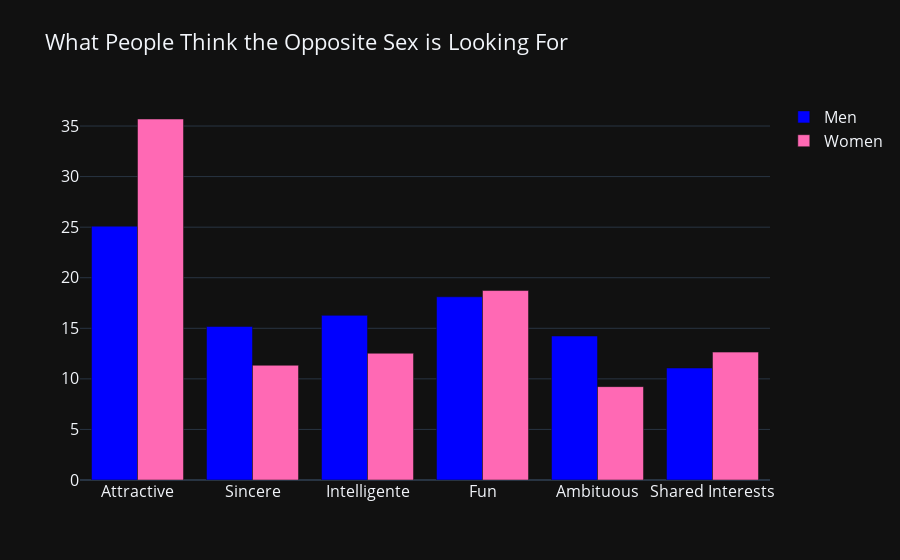
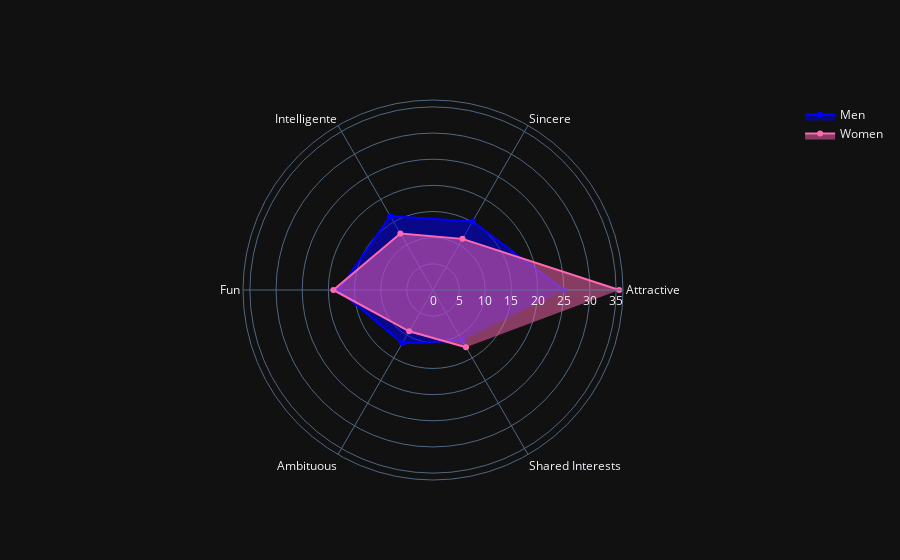

Write notebook code for charts like these, in order.
### Markdown cell above
Let's  see now what People Think the Opposite Sex is Looking For

### Code cell
# Visualisation
attributes_gender2_1 = data[["gender","attr2_1", "sinc2_1","intel2_1","fun2_1","amb2_1","shar2_1"]].groupby("gender").mean()
cols = ["Attractive","Sincere","Intelligente","Fun","Ambituous","Shared Interests"]
attributes_gender2_1.columns = cols


men2_1 = go.Bar(
    y=list(attributes_gender2_1.iloc[1]),      # 1 == Men
    x=attributes_gender2_1.columns.values,
    name="Men",
    marker=dict(
        color="blue"
    )
)
women2_1 = go.Bar(
    y=list(attributes_gender2_1.iloc[0]),      # 0 == Women
    x=attributes_gender2_1.columns.values,
    name="Women",
    marker=dict(
        color="hotpink"
    )
)

data2_1 = [men2_1, women2_1]
layout = go.Layout(
    title="What People Think the Opposite Sex is Looking For",
    font=dict(
        size=16
    ),
    legend=dict(
        font=dict(
            size=16
        )
    )
)
fig = go.Figure(data=data2_1, layout=layout)
py.iplot(fig, filename="barchart")




# Scatterpolar for another good visualisation
fig2_1 = go.Figure()
fig2_1.add_trace(go.Scatterpolar(
      r=[data_men["attr2_1"].mean(), data_men["sinc2_1"].mean() , data_men["intel2_1"].mean(),data_men["fun2_1"].mean(),data["amb2_1"].mean(),data_men["shar2_1"].mean() ],
      theta=cols,
      fill="toself",
      name="Men",
      marker=dict(
        color="blue"
    )
))
fig2_1.add_trace(go.Scatterpolar(
      r=[data_women["attr2_1"].mean(), data_women["sinc2_1"].mean() , data_women["intel2_1"].mean(),data_women["fun2_1"].mean(),data_women["amb2_1"].mean(),data_women["shar2_1"].mean() ],
      theta=cols,
      fill="toself",
      name="Women",
       marker=dict(
        color="hotpink"
    )
))

### Figure 1 — Plotly figure (JSON) as saved in the notebook; plotly's stock layout.template omitted (floating-point values rounded to 4 significant figures)
{"data": [{"marker": {"color": "blue"}, "name": "Men", "type": "bar", "x": ["Attractive", "Sincere", "Intelligente", "Fun", "Ambituous", "Shared Interests"], "y": [25.09, 15.18, 16.28, 18.12, 14.23, 11.07]}, {"marker": {"color": "hotpink"}, "name": "Women", "type": "bar", "x": ["Attractive", "Sincere", "Intelligente", "Fun", "Ambituous", "Shared Interests"], "y": [35.69, 11.34, 12.53, 18.73, 9.231, 12.65]}], "layout": {"font": {"size": 16}, "legend": {"font": {"size": 16}}, "title": {"text": "What People Think the Opposite Sex is Looking For"}}}

### Figure 2 — Plotly figure (JSON) as saved in the notebook; plotly's stock layout.template omitted (floating-point values rounded to 4 significant figures)
{"data": [{"fill": "toself", "marker": {"color": "blue"}, "name": "Men", "r": [25.01, 15.13, 16.33, 18.02, 11.74, 11.16], "theta": ["Attractive", "Sincere", "Intelligente", "Fun", "Ambituous", "Shared Interests"], "type": "scatterpolar"}, {"fill": "toself", "marker": {"color": "hotpink"}, "name": "Women", "r": [35.6, 11.28, 12.48, 19.05, 9.114, 12.63], "theta": ["Attractive", "Sincere", "Intelligente", "Fun", "Ambituous", "Shared Interests"], "type": "scatterpolar"}], "layout": {}}
